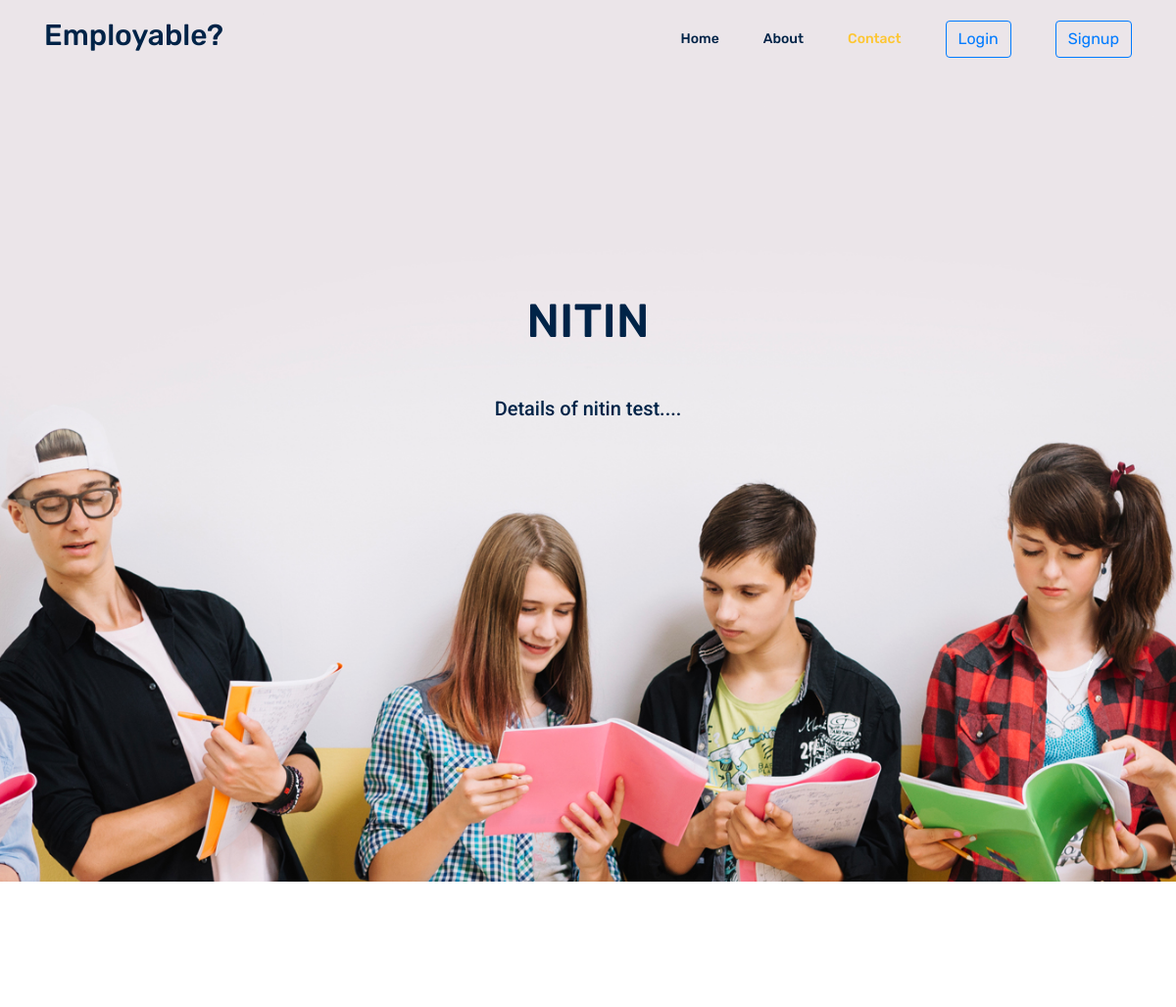
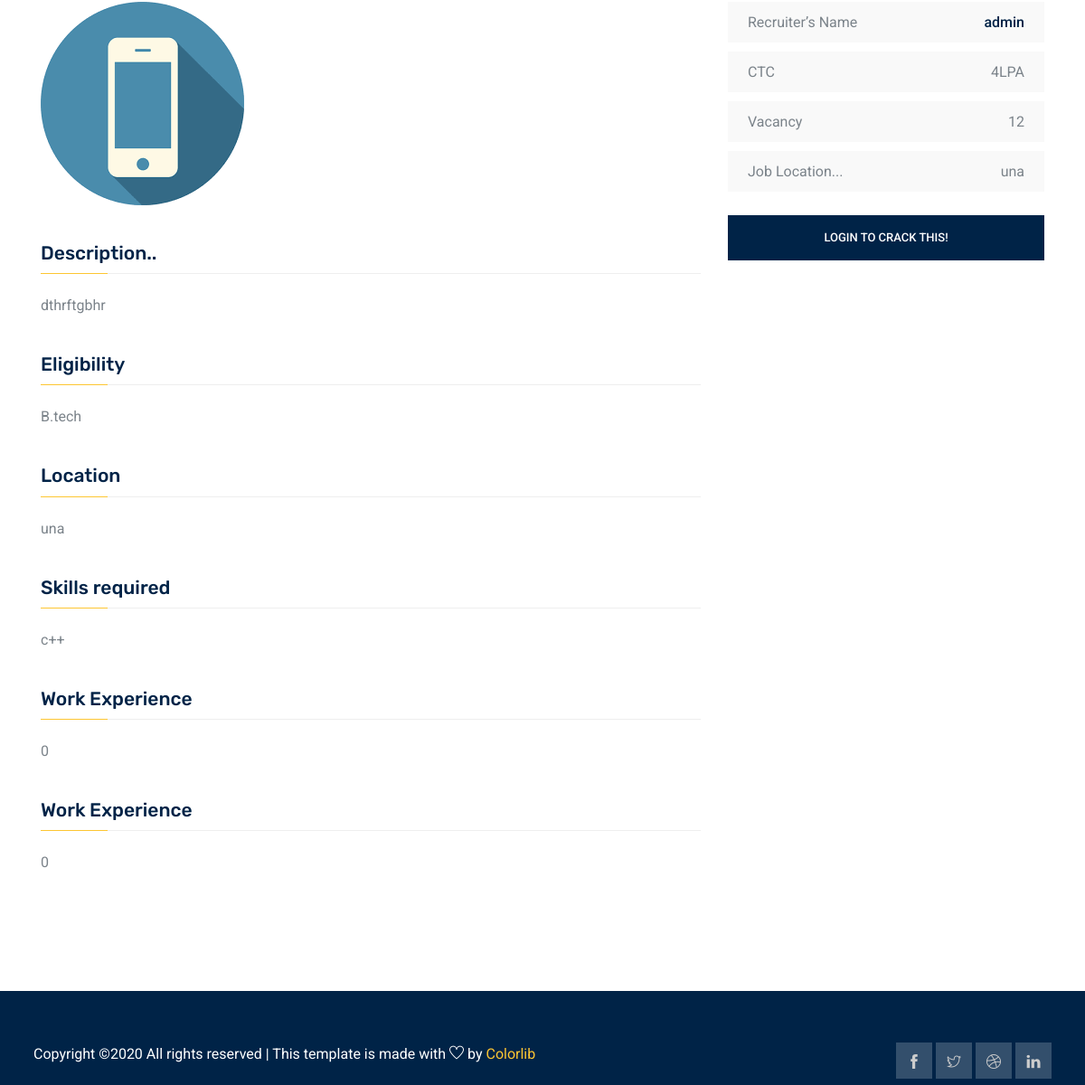
Page /exam/detail/1 on the committed database (2 pictures, top to bottom).
### exam/models.py (models this page shows)
class Quiz(models.Model):
    owner = models.ForeignKey(User, on_delete=models.CASCADE, related_name='quizzes')
    name = models.CharField(max_length=255)
    subject = models.ForeignKey(Subject, on_delete=models.CASCADE, related_name='quizzes')
    location = models.CharField(max_length=50)
    skills_Required = models.CharField(max_length = 50)
    education = models.CharField(max_length = 50)
    work_exporience = models.CharField(max_length = 50)
    ctc = models.IntegerField()
    posts = models.CharField(max_length=20)
    def __str__(self):
        return self.name

### accounts/models.py (models this page shows, shortened)
class User(AbstractUser):
    is_student = models.BooleanField(default=False)
    is_company = models.BooleanField(default=False)
    has_details = models.BooleanField(default=False)
    about = models.TextField(max_length=1000)
    image = models.ImageField(upload_to='main_image',blank = True, null = True)
    website = models.CharField(max_length=40)
    slug = models.SlugField(null=True,blank="true")

### exam/views.py (the view, shortened to what this page needs)
# urls.py: path('detail/<int:pk>',quizDetail.as_view(),name = 'detail')
class quizDetail(DetailView):
    template_name = 'exam/detail.html'
    model = Quiz
    context_object_name = 'quiz'
    def get_context_data(self,**kwargs):
            print(self.get_object())
            context = super(quizDetail,self).get_context_data(**kwargs)
            if self.request.user.is_authenticated and self.request.user.is_student:
                context['student']= self.request.user.student
                context['taken_Quiz'] = self.quizinlist(TakenQuiz.objects.filter(student = context['student']))
            return context

### templates/exam/detail.html (shortened to what this page needs)
{% extends 'base.html' %}
{% block contactactive %} active {% endblock %}
{% block body %}
<section class="home_banner_area">
    <div class="banner_inner">
      <div class="container">
        <div class="row">
          <div class="col-lg-12">
            <div class="banner_content text-center">
              <h2 class="text-uppercase mt-4 mb-5">
                {{quiz.name}}
              </h2>
              <p>Details of {{quiz.name}} test....</p>
            </div>
          </div>
        </div>
      </div>
    </div>
  </section>
  <section class="course_details_area section_gap">
    <div class="container">
        <div class="row">
            <div class="col-lg-8 course_details_left">
                <div class="main_image">
                    <img class="img-fluid" src={{quiz.owner.image.url}} alt="">
                </div>
                <div class="content_wrapper">
                    <h4 class="title">Description..</h4>
                    <div class="content">
                        {{quiz.owner.about}}
                    </div>
                    <h4 class="title">Eligibility</h4>
                    <div class="content">
                        {{quiz.education}}
                    </div>
                    <h4 class="title">Location</h4>
                    <div class="content">
                        {{quiz.location}}
                    </div>
                    <h4 class="title">Skills required</h4>
                    <div class="content">
                        {{quiz.skills_Required}}
                    </div>
                    <h4 class="title">Work Experience</h4>
                    <div class="content">
                        {{quiz.work_exporience}}
                    </div>
                    <h4 class="title">Work Experience</h4>
                    <div class="content">
                        {{quiz.work_exporience}}
                    </div>
                </div>
            </div>
            <div class="col-lg-4 right-contents">
                <ul>
                    <li>
                        <a class="justify-content-between d-flex" href="#">
                            <p>Recruiter’s Name</p>
                            <span class="or">{{quiz.owner}}</span>
                        </a>
                    </li>
                    <li>
                        <a class="justify-content-between d-flex" href="#">
                            <p>CTC</p>
                            <span>{{quiz.ctc}}LPA</span>
                        </a>
                    </li>
                    <li>
                        <a class="justify-content-between d-flex" href="#">
                            <p>Vacancy</p>
                            <span>{{quiz.posts}}</span>
                        </a>
                    </li>
                    <li>
                        <a class="justify-content-between d-flex" href="#">
                            <p>Job Location... </p>
                            <span>{{quiz.location}}</span>
                        </a>
                    </li>
                </ul>
                {% if user.is_authenticated and user.is_student %}
                    {% if taken_Quiz %}<a href="{% url 'taken_quiz_list'%}" class="primary-btn2 text-uppercase enroll rounded-0 text-white">You have Already GIven this test!</a>
                    {% else %}
                    <a href="{% url 'take_quiz' quiz.id%}" class="primary-btn2 text-uppercase enroll rounded-0 text-white">Give this test now!</a>
                    {% endif %}
                    {% else %}
                <a href="{% url 'login' %}" class="primary-btn2 text-uppercase enroll rounded-0 text-white">Login to crack this!</a>
                {% endif %}
            </div>
        </div>
    </div>
</section>
 {% endblock %}

### rows in the picture
Quiz: name "NITIN", name "nitin", owner.image (picture), owner.about "dthrftgbhr", education "B.tech", location "una", skills_Required "c++", work_exporience "0", owner "admin", ctc "4", posts "12"
